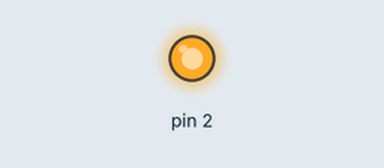
A sketch run on a simulated Arduino Uno, built with avr-gcc and run on an emulated ATmega328P. On the bench: output pins drawn as LEDs (lit = HIGH). What the sketch prints to the serial monitor is not drawn.

Above: at 0.05 s.
Timing chart, 0 to 3.0 s (numbered marks = the images above):
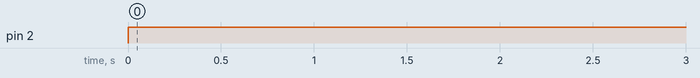

Measured:
- by itself, pin 2: LOW → HIGH at 0.00 s

The sketch:

QTI.ino
```cpp
void setup() {
  // put your setup code here, to run once:
  Serial.begin(9600);
  Serial.println("Testing QTI Sensor");

}

void loop() {
  // put your main code here, to run repeatedly:
  //Charge capacitor for 1ms
  pinMode(2, OUTPUT);
  digitalWrite(2, HIGH);
  delay(1);
  pinMode(1, OUTPUT);
  digitalWrite(1, HIGH);
  delay(1);
  // Wait 1 ms and let capacitor discharge
  pinMode(2,INPUT);
  delay(1);
  pinMode(1,INPUT);
  delay(1);

  // read pin 2
//  byte sensor1 = digitalRead(2);
//  Serial.println(sensor1);
//  delay(50);

//  // read pin 1
  byte sensor2 = digitalRead(1);
  Serial.println(sensor2);
  delay(50);

}
```
